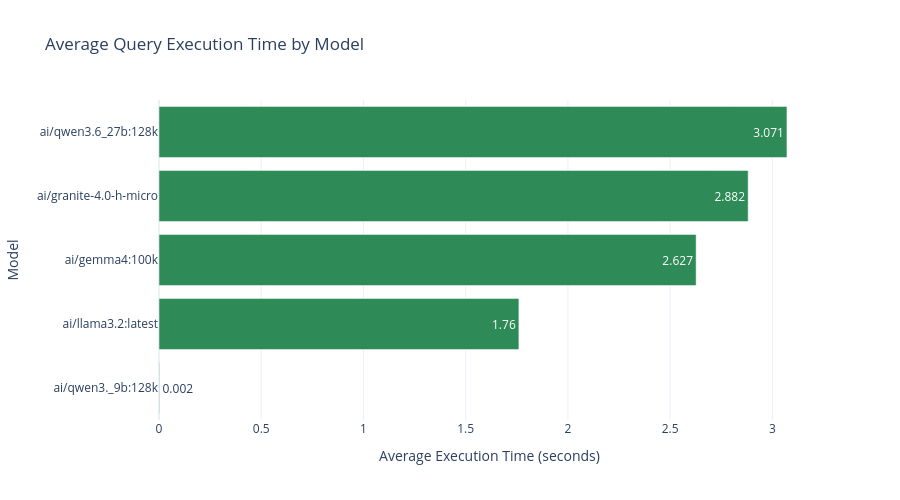

The code cell stored with this chart in its notebook:
### Code cell
# Execution Time Comparison
import plotly.graph_objects as go

avg_times = (
    query_results.groupby("model")["execution_time"].mean().sort_values()
)
avg_times_df = avg_times.reset_index()
avg_times_df.columns = ["model", "avg_time"]

fig = go.Figure()

fig.add_trace(
    go.Bar(
        x=avg_times_df["avg_time"],
        y=avg_times_df["model"],
        orientation="h",
        marker_color="seagreen",
        text=avg_times_df["avg_time"].round(3),
        textposition="auto",
    )
)

fig.update_layout(
    title="Average Query Execution Time by Model",
    xaxis_title="Average Execution Time (seconds)",
    yaxis_title="Model",
    height=500,
    width=900,
    template="plotly_white",
    showlegend=False,
)

fig.write_html(f"execution_times_{timestamp}.html")
fig.show()

### Figure 1 — Plotly figure (JSON) as saved in the notebook; plotly's stock layout.template omitted (floating-point values rounded to 4 significant figures)
{"data": [{"marker": {"color": "seagreen"}, "orientation": "h", "text": [0.002, 1.76, 2.627, 2.882, 3.071], "textposition": "auto", "type": "bar", "x": [0.002391, 1.76, 2.627, 2.882, 3.071], "y": ["ai/qwen3._9b:128k", "ai/llama3.2:latest", "ai/gemma4:100k", "ai/granite-4.0-h-micro", "ai/qwen3.6_27b:128k"]}], "layout": {"height": 500, "showlegend": false, "title": {"text": "Average Query Execution Time by Model"}, "width": 900, "xaxis": {"title": {"text": "Average Execution Time (seconds)"}}, "yaxis": {"title": {"text": "Model"}}}}
